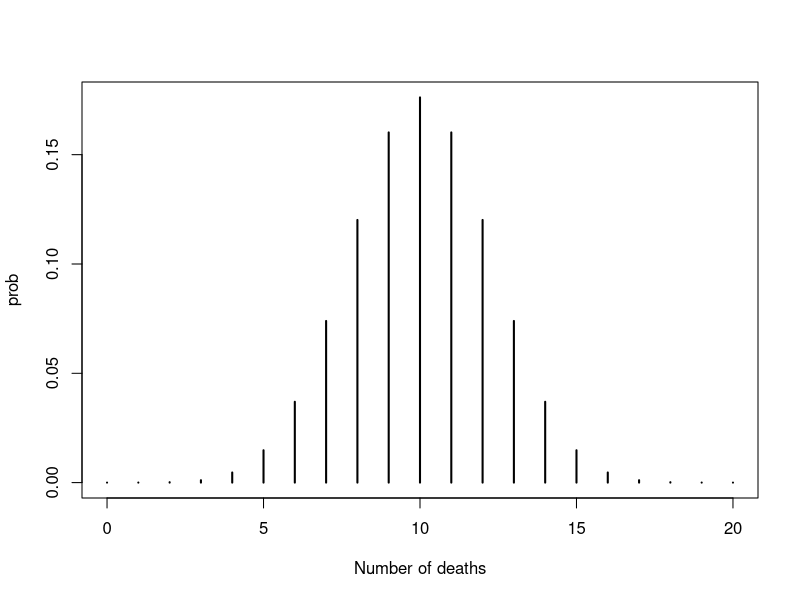
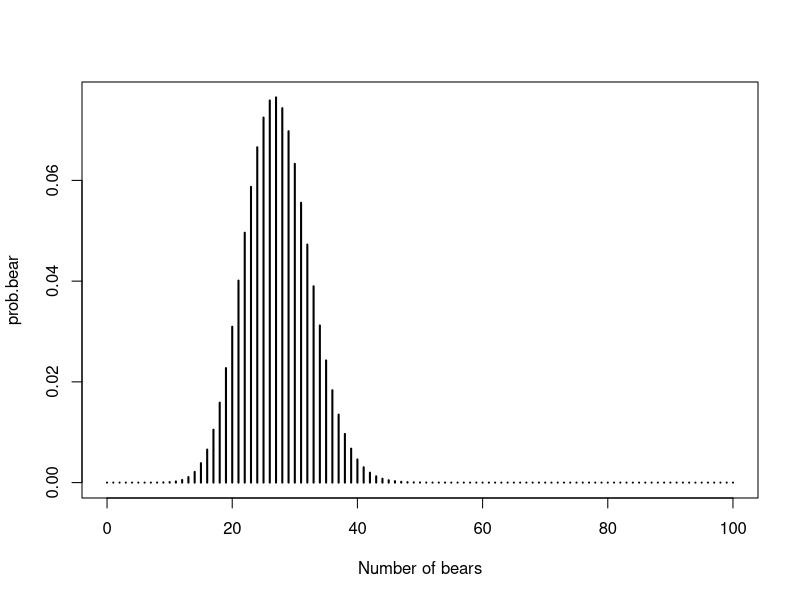
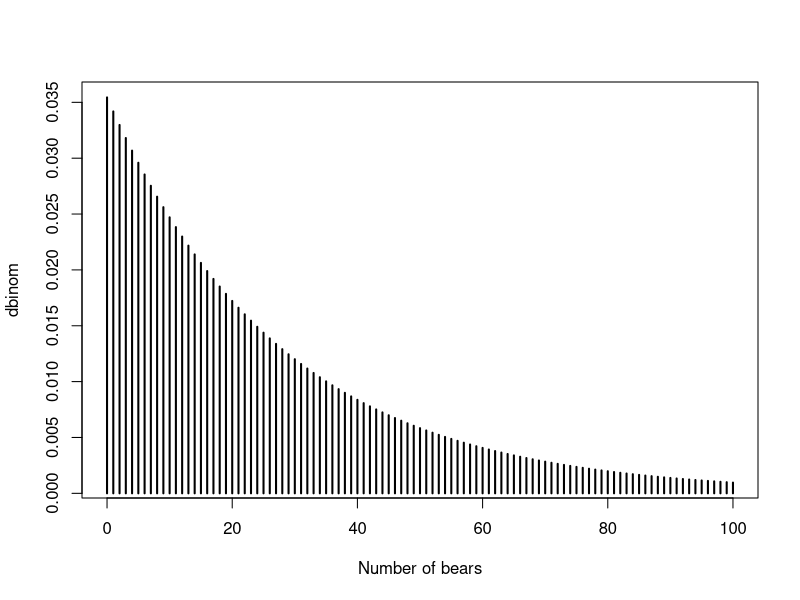

Generate these figures, in order, with R:
# Create objhects and assign values to them
x <- 10
p <- 0.5
N <- 20

#demo: get the probability for a single outcome
dbinom(x = x, size = N, prob = p)

#demo part 2: get probability for a range of outcomes
x <- 0:N

# get the probability for each value of x
prob <- dbinom(x = x, size = N, prob = p)

#print and plot the
cbind(x, prob)
plot(x, prob,
     type = "h",
     lwd = 2,
     xlab = "Number of deaths"
     )

x <- 8:12


## Question 1A #####

# N represents the number of salamanders
# x represents the number of salamanders that die
# p represents the probability of a salamander dying


## Question 1b ####

N <- 20
x <- 0:N
p <- 0.5


prob <- dbinom(x = x, size = N, prob = p)
# values between 0.4 and 0.6
prob.8.12 <- prob[8:12]
sum(prob.8.12)


## Question 1c ####

# Create a function that takes N and p, and the desired range around p (call this deltap),
# and returns the probability of getting an outcome within those limits

prob_within_deltap <- function(N, p, deltap){
  # salamanders that die
  x <- 0:N
  prob <- dbinom(x = x, size = N, prob = p)
  
  x_index <- which(x>=N * (p - deltap) & x<=N * (p + deltap))
  
  prob_within <- sum(prob[x_index])

  return(prob_within)
}

# p = 0.25
prob_within_deltap(N = 20, p = 0.25, deltap = 0.1)
# probability: 0.8069277

# p = 0.5
prob_within_deltap(N = 20, p = 0.5, deltap = 0.1)
# probability: 0.736824

# p = 0.75
prob_within_deltap(N = 20, p = 0.75, deltap = 0.1)
# probability: 0.8069277


## Question 1d ####

# If P either small or large (close to 1 or 0), the variance is minimal, and variance is highest at 0.5. Larger variance means that theres a wider spread of outcomes, so within a set of x values, the probability of getting a certain set of outcomes declines. Whereas, with a smaller spread of outcomes (smaller variance), the probability of getting a certain set of outcomes is higher, if the spread is smaller. 

#### Part 2 ####

## Question 2a ####
#We should use a Possion we are describing a continous set of successes over the sampling frame, so at any time frame there is a chance of success (a bear sighting), we aren't talking about patchiness so we don't need to use a negative binomial. 

x <- 0:100
prob.bear <- dpois(x, lambda = 0.14 * 194.4)
plot(x, prob.bear,
     type = "h",
     lwd = 2,
     xlab = "Number of bears"
)

## Question 2b ####
#2B. Your code that generates a plot of the probability function where the outcome is on the x-axis and the probability of each outcome is on the y axis and calculates the probability of seeing 51 or more grizzly bears. (2).
 

sum(prob.bear[52:100])

## Question 2c ####

# The probability of seeing 51 or more grizzly bears is very low, so it is unlikely that the true density is 0.14 bears. We beleive the true density is likely higher, because with this distribution it is unlikely to see a value above 51. So likely the true distribution of probability values is shifted higher than what we are observing.

# If we had a negative binomial and we had patchiness in the data than we would expect to see a lower probability of seeing 51 or more grizzly bears, because in theory this data collection would've just included some patches of grizzly bears, because there is more oppertuntiy for variability in the data.

## Bonus #####
x <- 0:100
lambda <- 0.14 * 194.4
k <- 1
dbinom <- dnbinom(x=x, size = k, mu = lambda)
sum(dbinom[52:100])

plot(x, dbinom,
     type = "h",
     lwd = 2,
     xlab = "Number of bears"
)
